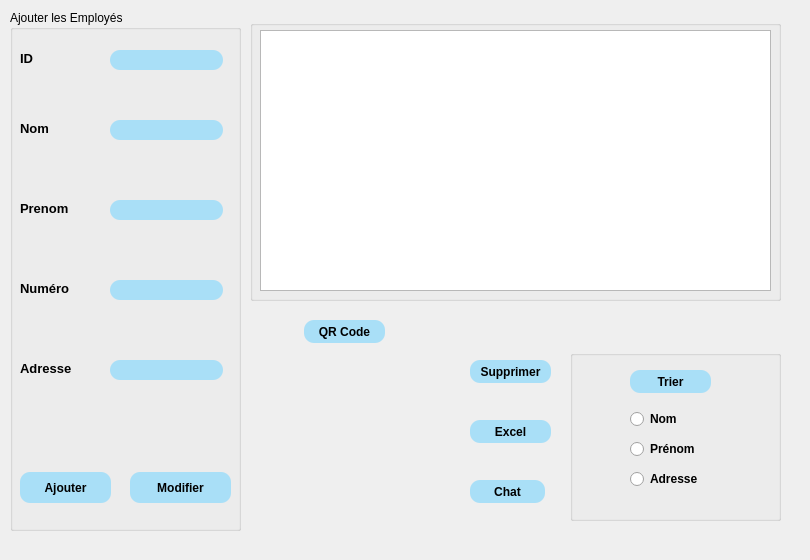
    <widget class="QWidget" name="tab">
     <property name="styleSheet">
      <string notr="true"/>
     </property>
     <attribute name="title">
      <string>Les Employees</string>
     </attribute>
     <widget class="QGroupBox" name="groupBox">
      <property name="geometry">
       <rect>
        <x>10</x>
        <y>10</y>
        <width>231</width>
        <height>521</height>
       </rect>
      </property>
      <property name="title">
       <string>Ajouter les Employés</string>
      </property>
      <widget class="QLabel" name="label">
       <property name="geometry">
        <rect>
         <x>10</x>
         <y>40</y>
         <width>61</width>
         <height>16</height>
        </rect>
       </property>
       <property name="font">
        <font>
         <pointsize>10</pointsize>
         <weight>75</weight>
         <bold>true</bold>
        </font>
       </property>
       <property name="text">
        <string>ID</string>
       </property>
      </widget>
      <widget class="QLabel" name="label_2">
       <property name="geometry">
        <rect>
         <x>10</x>
         <y>110</y>
         <width>61</width>
         <height>16</height>
        </rect>
       </property>
       <property name="font">
        <font>
         <pointsize>10</pointsize>
         <weight>75</weight>
         <bold>true</bold>
        </font>
       </property>
       <property name="text">
        <string>Nom</string>
       </property>
      </widget>
      <widget class="QLabel" name="label_3">
       <property name="geometry">
        <rect>
         <x>10</x>
         <y>190</y>
         <width>81</width>
         <height>16</height>
        </rect>
       </property>
       <property name="font">
        <font>
         <pointsize>10</pointsize>
         <weight>75</weight>
         <bold>true</bold>
        </font>
       </property>
       <property name="text">
        <string>Prenom</string>
       </property>
      </widget>
      <widget class="QLabel" name="label_4">
       <property name="geometry">
        <rect>
         <x>10</x>
         <y>270</y>
         <width>71</width>
         <height>16</height>
        </rect>
       </property>
       <property name="font">
        <font>
         <pointsize>10</pointsize>
         <weight>75</weight>
         <bold>true</bold>
        </font>
       </property>
       <property name="text">
        <string>Numéro</string>
       </property>
      </widget>
      <widget class="QLabel" name="label_5">
       <property name="geometry">
        <rect>
         <x>10</x>
         <y>350</y>
         <width>71</width>
         <height>16</height>
        </rect>
       </property>
       <property name="font">
        <font>
         <pointsize>10</pointsize>
         <weight>75</weight>
         <bold>true</bold>
        </font>
       </property>
       <property name="text">
        <string>Adresse</string>
       </property>
      </widget>
      <widget class="QPushButton" name="pushButton_ajouter">
       <property name="geometry">
        <rect>
         <x>10</x>
         <y>462</y>
         <width>91</width>
         <height>31</height>
        </rect>
       </property>
       <property name="font">
        <font>
         <weight>75</weight>
         <bold>true</bold>
        </font>
       </property>
       <property name="styleSheet">
        <string notr="true">background-color: rgb(169, 223, 247);
color:rgb(0,0,0);
border-radius:10px;</string>
       </property>
       <property name="text">
        <string>Ajouter</string>
       </property>
      </widget>
      <widget class="QLineEdit" name="lineEdit_ID">
       <property name="geometry">
        <rect>
         <x>100</x>
         <y>40</y>
         <width>113</width>
         <height>20</height>
        </rect>
       </property>
       <property name="styleSheet">
        <string notr="true">background-color: rgb(169, 223, 247);
color:rgb(0,0,0);
border-radius:10px;</string>
       </property>
      </widget>
      <widget class="QLineEdit" name="lineEdit_nom">
       <property name="geometry">
        <rect>
         <x>100</x>
         <y>110</y>
         <width>113</width>
         <height>20</height>
        </rect>
       </property>
       <property name="styleSheet">
        <string notr="true">background-color: rgb(169, 223, 247);
color:rgb(0,0,0);
border-radius:10px;</string>
       </property>
      </widget>
      <widget class="QLineEdit" name="lineEdit_prenom">
       <property name="geometry">
        <rect>
         <x>100</x>
         <y>190</y>
         <width>113</width>
         <height>20</height>
        </rect>
       </property>
       <property name="styleSheet">
        <string notr="true">background-color: rgb(169, 223, 247);
color:rgb(0,0,0);
border-radius:10px;</string>
       </property>
      </widget>
      <widget class="QLineEdit" name="lineEdit_num">
       <property name="geometry">
        <rect>
         <x>100</x>
         <y>270</y>
         <width>113</width>
         <height>20</height>
        </rect>
       </property>
       <property name="styleSheet">
        <string notr="true">background-color: rgb(169, 223, 247);
color:rgb(0,0,0);
border-radius:10px;</string>
       </property>
      </widget>
      <widget class="QLineEdit" name="lineEdit_adr">
       <property name="geometry">
        <rect>
         <x>100</x>
         <y>350</y>
         <width>113</width>
         <height>20</height>
        </rect>
       </property>
       <property name="styleSheet">
        <string notr="true">background-color: rgb(169, 223, 247);
color:rgb(0,0,0);
border-radius:10px;</string>
       </property>
      </widget>
      <widget class="QPushButton" name="pushButton_modif">
       <property name="geometry">
        <rect>
         <x>120</x>
         <y>462</y>
         <width>101</width>
         <height>31</height>
        </rect>
       </property>
       <property name="font">
        <font>
         <weight>75</weight>
         <bold>true</bold>
        </font>
       </property>
       <property name="styleSheet">
        <string notr="true">background-color: rgb(169, 223, 247);
color:rgb(0,0,0);
border-radius:10px;</string>
       </property>
       <property name="text">
        <string>Modifier</string>
       </property>
      </widget>
     </widget>
     <widget class="QGroupBox" name="groupBox_2">
      <property name="geometry">
       <rect>
        <x>250</x>
        <y>20</y>
        <width>531</width>
        <height>281</height>
       </rect>
      </property>
      <property name="title">
       <string/>
      </property>
      <widget class="QTableView" name="tableView">
       <property name="geometry">
        <rect>
         <x>10</x>
         <y>10</y>
         <width>511</width>
         <height>261</height>
        </rect>
       </property>
       <property name="font">
        <font>
         <pointsize>9</pointsize>
         <weight>50</weight>
         <bold>false</bold>
        </font>
       </property>
      </widget>
     </widget>
     <widget class="QPushButton" name="pushButton_supp">
      <property name="geometry">
       <rect>
        <x>470</x>
        <y>360</y>
        <width>81</width>
        <height>23</height>
       </rect>
      </property>
      <property name="font">
       <font>
        <weight>75</weight>
        <bold>true</bold>
       </font>
      </property>
      <property name="styleSheet">
       <string notr="true">background-color: rgb(169, 223, 247);
color:rgb(0,0,0);
border-radius:10px;</string>
      </property>
      <property name="text">
       <string>Supprimer</string>
      </property>
     </widget>
     <widget class="QPushButton" name="pushButton_qr">
      <property name="geometry">
       <rect>
        <x>304</x>
        <y>320</y>
        <width>81</width>
        <height>23</height>
       </rect>
      </property>
      <property name="font">
       <font>
        <weight>75</weight>
        <bold>true</bold>
       </font>
      </property>
      <property name="styleSheet">
       <string notr="true">background-color: rgb(169, 223, 247);
color:rgb(0,0,0);
border-radius:10px;</string>
      </property>
      <property name="text">
       <string>QR Code</string>
      </property>
     </widget>
     <widget class="QPushButton" name="pushButton_excel">
      <property name="geometry">
       <rect>
        <x>470</x>
        <y>420</y>
        <width>81</width>
        <height>23</height>
       </rect>
      </property>
      <property name="font">
       <font>
        <weight>75</weight>
        <bold>true</bold>
       </font>
      </property>
      <property name="styleSheet">
       <string notr="true">background-color: rgb(169, 223, 247);
color:rgb(0,0,0);
border-radius:10px;</string>
      </property>
      <property name="text">
       <string>Excel</string>
      </property>
     </widget>
     <widget class="QGroupBox" name="groupBox_4">
      <property name="geometry">
       <rect>
        <x>570</x>
        <y>350</y>
        <width>211</width>
        <height>171</height>
       </rect>
      </property>
      <property name="title">
       <string/>
      </property>
      <widget class="QPushButton" name="pushButton_trier">
       <property name="geometry">
        <rect>
         <x>60</x>
         <y>20</y>
         <width>81</width>
         <height>23</height>
        </rect>
       </property>
       <property name="font">
        <font>
         <weight>75</weight>
         <bold>true</bold>
        </font>
       </property>
       <property name="styleSheet">
        <string notr="true">background-color: rgb(169, 223, 247);
color:rgb(0,0,0);
border-radius:10px;</string>
       </property>
       <property name="text">
        <string>Trier</string>
       </property>
      </widget>
      <widget class="QRadioButton" name="radioButton">
       <property name="geometry">
        <rect>
         <x>60</x>
         <y>60</y>
         <width>71</width>
         <height>18</height>
        </rect>
       </property>
       <property name="font">
        <font>
         <pointsize>9</pointsize>
         <weight>75</weight>
         <bold>true</bold>
        </font>
       </property>
       <property name="text">
        <string>Nom</string>
       </property>
      </widget>
      <widget class="QRadioButton" name="radioButton_2">
       <property name="geometry">
        <rect>
         <x>60</x>
         <y>90</y>
         <width>101</width>
         <height>18</height>
        </rect>
       </property>
       <property name="font">
        <font>
         <pointsize>9</pointsize>
         <weight>75</weight>
         <bold>true</bold>
        </font>
       </property>
       <property name="text">
        <string>Prénom</string>
       </property>
      </widget>
      <widget class="QRadioButton" name="radioButton_3">
       <property name="geometry">
        <rect>
         <x>60</x>
         <y>120</y>
         <width>101</width>
         <height>18</height>
        </rect>
       </property>
       <property name="font">
        <font>
         <pointsize>9</pointsize>
         <weight>75</weight>
         <bold>true</bold>
        </font>
       </property>
       <property name="text">
        <string>Adresse</string>
       </property>
      </widget>
     </widget>
     <widget class="QPushButton" name="pushButton_chat">
      <property name="geometry">
       <rect>
        <x>470</x>
        <y>480</y>
        <width>75</width>
        <height>23</height>
       </rect>
      </property>
      <property name="font">
       <font>
        <weight>75</weight>
        <bold>true</bold>
       </font>
      </property>
      <property name="styleSheet">
       <string notr="true">background-color: rgb(169, 223, 247);
color:rgb(0,0,0);
border-radius:10px;</string>
      </property>
      <property name="text">
       <string>Chat</string>
      </property>
     </widget>
     <widget class="QLabel" name="label_15">
      <property name="geometry">
       <rect>
        <x>320</x>
        <y>400</y>
        <width>56</width>
        <height>16</height>
       </rect>
      </property>
      <property name="text">
       <string/>
      </property>
     </widget>
     <widget class="QLabel" name="label_6">
      <property name="geometry">
       <rect>
        <x>0</x>
        <y>0</y>
        <width>801</width>
        <height>551</height>
       </rect>
      </property>
      <property name="styleSheet">
       <string notr="true">background-image:url(C:/Users/rania/OneDrive/Bureau/BG.png);</string>
      </property>
      <property name="text">
       <string/>
      </property>
     </widget>
     <zorder>label_6</zorder>
     <zorder>groupBox</zorder>
     <zorder>groupBox_2</zorder>
     <zorder>pushButton_supp</zorder>
     <zorder>pushButton_qr</zorder>
     <zorder>pushButton_excel</zorder>
     <zorder>groupBox_4</zorder>
     <zorder>pushButton_chat</zorder>
     <zorder>label_15</zorder>
    </widget>
